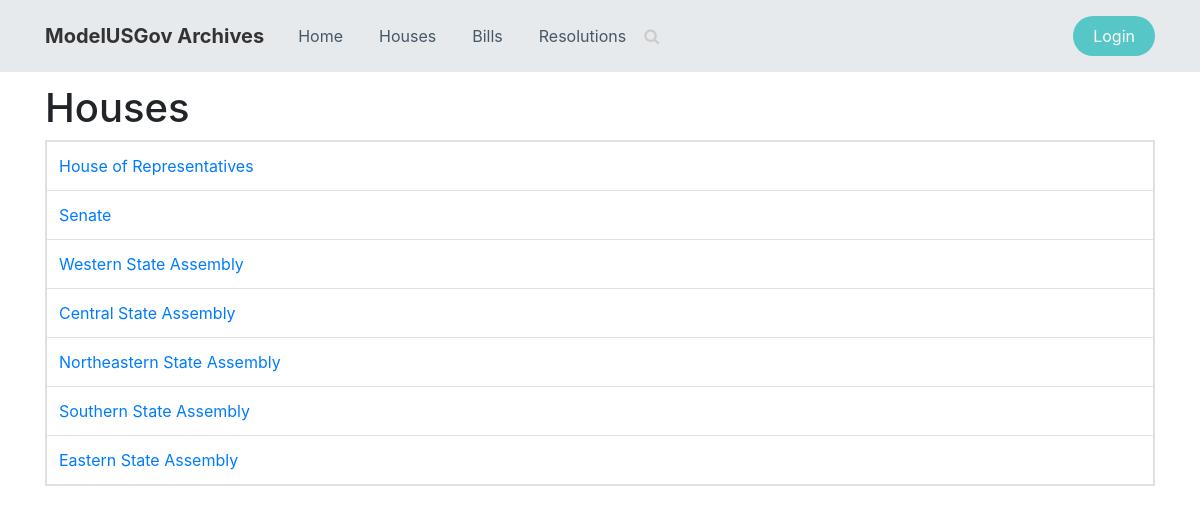
/house/, run on the app's committed database.
### bills/models.py (models this page shows, shortened)
class House(models.Model):
    house_name = models.CharField(max_length=100)
    house_code = models.CharField(max_length=2)
    logo_url = models.URLField(default="https://einfon.com/wp-content/uploads/2017/05/Flag-Of-USA.jpg")

### bills/views.py (the view)
# urls.py: path('house/', views.HouseListView.as_view(), name='houselist'),
class HouseListView(generic.ListView):
    model = House
    template_name = 'bills/houselist.html'

### bills/templates/bills/houselist.html (shortened to what this page needs)
<!DOCTYPE html>
<html lang="en">
<head>
</head>
<body>
    {% block nav %}
        {% include 'bills/nav.html' %}
    {% endblock %}
    <div class="container" style="margin-top:12px;">
    <h1>Houses</h1>
    {% if house_list %}
    <div class="table-responsive table-bordered table-hover">
        <table class="table" style="margin-bottom: 0px;">
            <tbody>
                {% for house in house_list %}
                <tr>
                    <td><a href="{% url 'bills:housedetail' house.pk %}">{{ house.house_name }}</a></td>
                </tr>
                {% endfor %}
            </tbody>
        </table>
    </div>
    {% else %}
        <p>There are no houses available.</p>
    {% endif %}
    </div>
</body>
</html>

### data on the page
House: house_name "House of Representatives"
House: house_name "Senate"
House: house_name "Western State Assembly"
House: house_name "Central State Assembly"
House: house_name "Northeastern State Assembly"
House: house_name "Southern State Assembly"
House: house_name "Eastern State Assembly"
